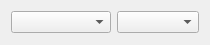
<?xml version="1.0" encoding="UTF-8"?>
<ui version="4.0">
 <class>UnitSelectWidget</class>
 <widget class="QWidget" name="UnitSelectWidget">
  <property name="geometry">
   <rect>
    <x>0</x>
    <y>0</y>
    <width>210</width>
    <height>45</height>
   </rect>
  </property>
  <property name="windowTitle">
   <string>Form</string>
  </property>
  <layout class="QHBoxLayout" name="horizontalLayout">
   <item>
    <widget class="QComboBox" name="prefixComboBox">
     <property name="minimumSize">
      <size>
       <width>100</width>
       <height>0</height>
      </size>
     </property>
    </widget>
   </item>
   <item>
    <widget class="QComboBox" name="unitComboBox"/>
   </item>
  </layout>
 </widget>
 <resources/>
 <connections/>
</ui>
